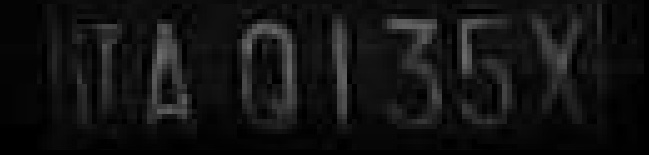
//> input picture src.jpg, 649 x 155 px
$ ./adaptiveThreshold   (built with g++ and OpenCV 4)
//> lines starting //> are read from the running program, lines starting //| are printed output that depends on the picture; after the words box and inside, x2 and y2 are one past the last pixel; in counts of white or black regions, pixels touching at a corner belong together
//> further down, src is the input picture: 155 rows x 649 cols, CV_8UC1; min 0, max 113, mean 18.2
#include <opencv2/photo.hpp>
#include "opencv2/imgcodecs.hpp"
#include <opencv2/highgui.hpp>
/** @brief 自适应二值化
*@param _src     要二值化的灰度图
*@param _dst     二值化后的图
*@param maxValue    二值化后要设置的那个值
*@param method 块计算的方法（ADAPTIVE_THRESH_MEAN_C 平均值，ADAPTIVE_THRESH_GAUSSIAN_C 高斯分布加权和）
*@param type     二值化类型（CV_THRESH_BINARY 大于为最大值，CV_THRESH_BINARY_INV 小于为最大值）
*@param blockSize    块大小（奇数，大于1）
*@param delta 差值（负值也可以）
*/
void dkadaptiveThreshold(cv::InputArray _src, cv::OutputArray _dst, double maxValue,
    int method, int type, int blockSize, double delta)
{
//> called with maxValue = 255, method = 0, type = 0, blockSize = 17, delta = -7
    cv::Mat src = _src.getMat();

    // 原图必须是单通道无符号8位
    CV_Assert(src.type() == CV_8UC1);

    // 块大小必须大于1，并且是奇数
    CV_Assert(blockSize % 2 == 1 && blockSize > 1);
    cv::Size size = src.size();
//> size = Size(649, 155)

    // 构建与原图像相同的图像
    _dst.create(size, src.type());
    cv::Mat dst = _dst.getMat();

    if (maxValue < 0)
    {
        // 二值化后值小于0，图像都为0
        dst = cv::Scalar(0);
        return;
    }

    // 用于比较的值
    cv::Mat mean;

    if (src.data != dst.data)
        mean = dst;

    if (method == CV_ADAPTIVE_THRESH_MEAN_C)
        // 计算平均值作为比较值
        cv::boxFilter(src, mean, src.type(), cv::Size(blockSize, blockSize),
        cv::Point(-1, -1), true, cv::BORDER_REPLICATE);
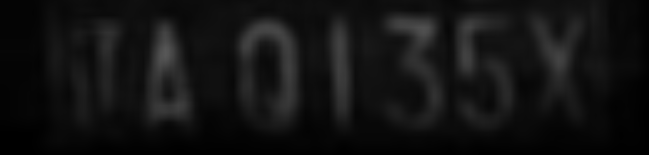
//> mean: 155 rows x 649 cols, CV_8UC1; min 0, max 87, mean 18.2
    else if (method == CV_ADAPTIVE_THRESH_GAUSSIAN_C)
        // 计算高斯分布和作为比较值
        cv::GaussianBlur(src, mean, cv::Size(blockSize, blockSize), 0, 0, cv::BORDER_REPLICATE);
    else
        CV_Error(CV_StsBadFlag, "Unknown/unsupported adaptive threshold method");

    int i, j;

    // 将maxValue夹到[0,255]的uchar范围区间，用作二值化后的值
    uchar imaxval = cv::saturate_cast<uchar>(maxValue);

    // 根据二值化类型计算delta值
    int idelta = type == CV_THRESH_BINARY ? cvCeil(delta) : cvFloor(delta);

    // 计算生成每个像素差对应的值表格，以后查表就可以。但像素差范围为什么是768，我确实认为512已经够了
    uchar tab[768];

    if (type == CV_THRESH_BINARY)
        for (i = 0; i < 768; i++)
            // i = src[j] - mean[j] + 255
            // i - 255 > -idelta ? imaxval : 0
            // = src[j] - mean[j] + 255 -255 > -idelta ? imaxval : 0
            // = src[j] > mean[j] - idelta ? imaxval : 0
            tab[i] = (uchar)(i - 255 > -idelta ? imaxval : 0);
    else if (type == CV_THRESH_BINARY_INV)
        for (i = 0; i < 768; i++)
            // i = src[j] - mean[j] + 255
            // i - 255 <= -idelta ? imaxval : 0
            // = src[j] - mean[j] + 255 - 255 <= -idelta ? imaxval : 0
            // = src[j] <= mean[j] - idelta ? imaxval : 0
            tab[i] = (uchar)(i - 255 <= -idelta ? imaxval : 0);
    else
        CV_Error(CV_StsBadFlag, "Unknown/unsupported threshold type");

    // 如果连续，加速运算
    if (src.isContinuous() && mean.isContinuous() && dst.isContinuous())
    {
        size.width *= size.height;
//> size = Size(100595, 155)
        size.height = 1;
//> size = Size(100595, 1)
    }

    // 逐像素计算src[j] - mean[j] + 255，并查表得到结果
    for (i = 0; i < size.height; i++)
    {
        const uchar* sdata = src.data + src.step*i;
        const uchar* mdata = mean.data + mean.step*i;
        uchar* ddata = dst.data + dst.step*i;

        for (j = 0; j < size.width; j++)
            // 将[-255, 255] 映射到[0, 510]然后查表
            ddata[j] = tab[sdata[j] - mdata[j] + 255];
    }
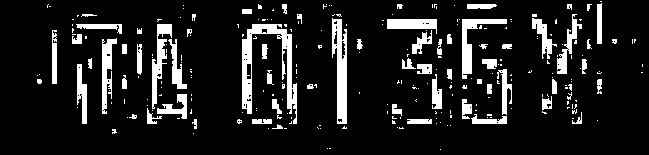
//> dst: 155 rows x 649 cols, CV_8UC1; 12% white; 260 white regions (195 under 20 px), largest, box (x1, y1, x2, y2) and area: (242, 24, 297, 124) 1662, (332, 18, 347, 124) 1056, (462, 19, 507, 79) 696
}

int main(int, char**argv)
{
    cv::Mat src = cv::imread("src.jpg", 0);
    cv::Mat bw;
    dkadaptiveThreshold(src, bw, 255, CV_ADAPTIVE_THRESH_MEAN_C, CV_THRESH_BINARY, 17, -7);
    cv::imwrite("adaptiveThreshold.jpg",bw);
}
